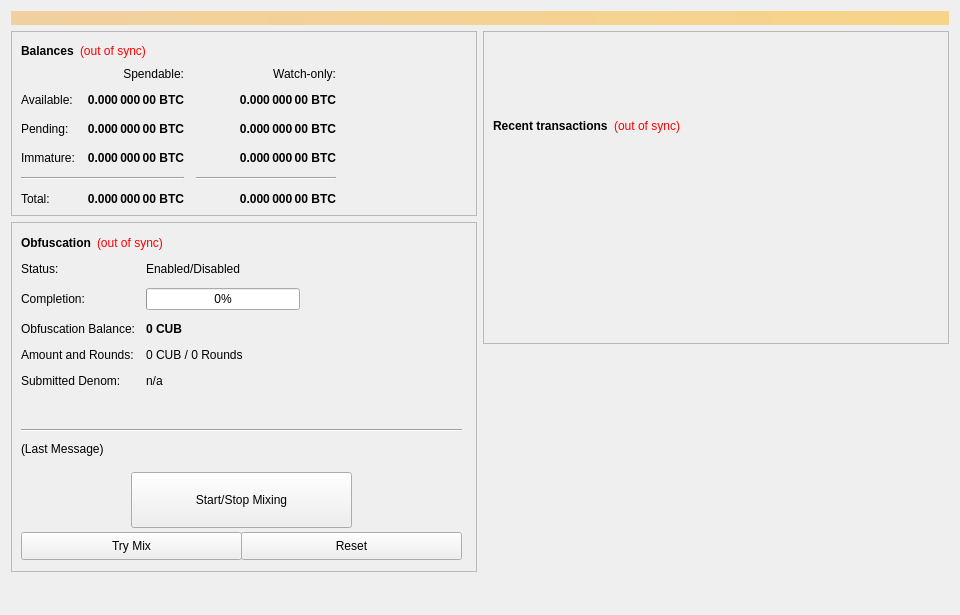
<?xml version="1.0" encoding="UTF-8"?>
<ui version="4.0">
 <class>OverviewPage</class>
 <widget class="QWidget" name="OverviewPage">
  <property name="geometry">
   <rect>
    <x>0</x>
    <y>0</y>
    <width>960</width>
    <height>615</height>
   </rect>
  </property>
  <property name="minimumSize">
   <size>
    <width>960</width>
    <height>0</height>
   </size>
  </property>
  <property name="windowTitle">
   <string>Form</string>
  </property>
  <layout class="QVBoxLayout" name="topLayout">
   <item>
    <widget class="QLabel" name="labelAlerts">
     <property name="visible">
      <bool>false</bool>
     </property>
     <property name="styleSheet">
      <string notr="true">background-color: qlineargradient(x1: 0, y1: 0, x2: 1, y2: 0, stop:0 #F0D0A0, stop:1 #F8D488); color:#000000;</string>
     </property>
     <property name="wordWrap">
      <bool>true</bool>
     </property>
     <property name="margin">
      <number>3</number>
     </property>
    </widget>
   </item>
   <item>
    <layout class="QHBoxLayout" name="horizontalLayout" stretch="1,1">
     <item>
      <layout class="QVBoxLayout" name="verticalLayout_2">
       <item>
        <widget class="QFrame" name="frame">
         <property name="frameShape">
          <enum>QFrame::StyledPanel</enum>
         </property>
         <property name="frameShadow">
          <enum>QFrame::Raised</enum>
         </property>
         <layout class="QVBoxLayout" name="verticalLayout_4">
          <item>
           <layout class="QHBoxLayout" name="horizontalLayout_4">
            <item>
             <widget class="QLabel" name="label_5">
              <property name="font">
               <font>
                <weight>75</weight>
                <bold>true</bold>
               </font>
              </property>
              <property name="text">
               <string>Balances</string>
              </property>
             </widget>
            </item>
            <item>
             <widget class="QLabel" name="labelWalletStatus">
              <property name="cursor">
               <cursorShape>WhatsThisCursor</cursorShape>
              </property>
              <property name="toolTip">
               <string>The displayed information may be out of date. Your wallet automatically synchronizes with the Cubex-Network after a connection is established, but this process has not completed yet.</string>
              </property>
              <property name="styleSheet">
               <string notr="true">QLabel { color: red; }</string>
              </property>
              <property name="text">
               <string notr="true">(out of sync)</string>
              </property>
              <property name="alignment">
               <set>Qt::AlignLeading|Qt::AlignLeft|Qt::AlignVCenter</set>
              </property>
             </widget>
            </item>
            <item>
             <spacer name="horizontalSpacer_3">
              <property name="orientation">
               <enum>Qt::Horizontal</enum>
              </property>
              <property name="sizeHint" stdset="0">
               <size>
                <width>40</width>
                <height>20</height>
               </size>
              </property>
             </spacer>
            </item>
           </layout>
          </item>
          <item>
           <layout class="QGridLayout" name="gridLayout">
            <property name="spacing">
             <number>12</number>
            </property>
            <item row="2" column="2">
             <widget class="QLabel" name="labelWatchPending">
              <property name="font">
               <font>
                <weight>75</weight>
                <bold>true</bold>
               </font>
              </property>
              <property name="cursor">
               <cursorShape>IBeamCursor</cursorShape>
              </property>
              <property name="toolTip">
               <string>Unconfirmed transactions to watch-only addresses</string>
              </property>
              <property name="text">
               <string notr="true">0.000 000 00 BTC</string>
              </property>
              <property name="alignment">
               <set>Qt::AlignRight|Qt::AlignTrailing|Qt::AlignVCenter</set>
              </property>
              <property name="textInteractionFlags">
               <set>Qt::LinksAccessibleByMouse|Qt::TextSelectableByKeyboard|Qt::TextSelectableByMouse</set>
              </property>
             </widget>
            </item>
            <item row="2" column="1">
             <widget class="QLabel" name="labelUnconfirmed">
              <property name="font">
               <font>
                <weight>75</weight>
                <bold>true</bold>
               </font>
              </property>
              <property name="cursor">
               <cursorShape>IBeamCursor</cursorShape>
              </property>
              <property name="toolTip">
               <string>Total of transactions that have yet to be confirmed, and do not yet count toward the spendable balance</string>
              </property>
              <property name="text">
               <string notr="true">0.000 000 00 BTC</string>
              </property>
              <property name="alignment">
               <set>Qt::AlignRight|Qt::AlignTrailing|Qt::AlignVCenter</set>
              </property>
              <property name="textInteractionFlags">
               <set>Qt::LinksAccessibleByMouse|Qt::TextSelectableByKeyboard|Qt::TextSelectableByMouse</set>
              </property>
             </widget>
            </item>
            <item row="3" column="2">
             <widget class="QLabel" name="labelWatchImmature">
              <property name="font">
               <font>
                <weight>75</weight>
                <bold>true</bold>
               </font>
              </property>
              <property name="cursor">
               <cursorShape>IBeamCursor</cursorShape>
              </property>
              <property name="toolTip">
               <string>Staked or masternode rewards in watch-only addresses that has not yet matured</string>
              </property>
              <property name="text">
               <string notr="true">0.000 000 00 BTC</string>
              </property>
              <property name="alignment">
               <set>Qt::AlignRight|Qt::AlignTrailing|Qt::AlignVCenter</set>
              </property>
              <property name="textInteractionFlags">
               <set>Qt::LinksAccessibleByMouse|Qt::TextSelectableByKeyboard|Qt::TextSelectableByMouse</set>
              </property>
             </widget>
            </item>
            <item row="4" column="0" colspan="2">
             <widget class="Line" name="lineSpendableBalance">
              <property name="orientation">
               <enum>Qt::Horizontal</enum>
              </property>
             </widget>
            </item>
            <item row="4" column="2">
             <widget class="Line" name="lineWatchBalance">
              <property name="sizePolicy">
               <sizepolicy hsizetype="Preferred" vsizetype="Fixed">
                <horstretch>0</horstretch>
                <verstretch>0</verstretch>
               </sizepolicy>
              </property>
              <property name="minimumSize">
               <size>
                <width>140</width>
                <height>0</height>
               </size>
              </property>
              <property name="orientation">
               <enum>Qt::Horizontal</enum>
              </property>
             </widget>
            </item>
            <item row="5" column="0">
             <widget class="QLabel" name="labelTotalText">
              <property name="text">
               <string>Total:</string>
              </property>
             </widget>
            </item>
            <item row="3" column="1">
             <widget class="QLabel" name="labelImmature">
              <property name="font">
               <font>
                <weight>75</weight>
                <bold>true</bold>
               </font>
              </property>
              <property name="cursor">
               <cursorShape>IBeamCursor</cursorShape>
              </property>
              <property name="toolTip">
               <string>Staked or masternode rewards that has not yet matured</string>
              </property>
              <property name="text">
               <string notr="true">0.000 000 00 BTC</string>
              </property>
              <property name="alignment">
               <set>Qt::AlignRight|Qt::AlignTrailing|Qt::AlignVCenter</set>
              </property>
              <property name="textInteractionFlags">
               <set>Qt::LinksAccessibleByMouse|Qt::TextSelectableByKeyboard|Qt::TextSelectableByMouse</set>
              </property>
             </widget>
            </item>
            <item row="2" column="3">
             <spacer name="horizontalSpacer_2">
              <property name="orientation">
               <enum>Qt::Horizontal</enum>
              </property>
              <property name="sizeHint" stdset="0">
               <size>
                <width>40</width>
                <height>20</height>
               </size>
              </property>
             </spacer>
            </item>
            <item row="3" column="0">
             <widget class="QLabel" name="labelImmatureText">
              <property name="text">
               <string>Immature:</string>
              </property>
             </widget>
            </item>
            <item row="5" column="1">
             <widget class="QLabel" name="labelTotal">
              <property name="font">
               <font>
                <weight>75</weight>
                <bold>true</bold>
               </font>
              </property>
              <property name="cursor">
               <cursorShape>IBeamCursor</cursorShape>
              </property>
              <property name="toolTip">
               <string>Your current total balance</string>
              </property>
              <property name="text">
               <string notr="true">0.000 000 00 BTC</string>
              </property>
              <property name="alignment">
               <set>Qt::AlignRight|Qt::AlignTrailing|Qt::AlignVCenter</set>
              </property>
              <property name="textInteractionFlags">
               <set>Qt::LinksAccessibleByMouse|Qt::TextSelectableByKeyboard|Qt::TextSelectableByMouse</set>
              </property>
             </widget>
            </item>
            <item row="5" column="2">
             <widget class="QLabel" name="labelWatchTotal">
              <property name="font">
               <font>
                <weight>75</weight>
                <bold>true</bold>
               </font>
              </property>
              <property name="cursor">
               <cursorShape>IBeamCursor</cursorShape>
              </property>
              <property name="toolTip">
               <string>Current total balance in watch-only addresses</string>
              </property>
              <property name="text">
               <string notr="true">0.000 000 00 BTC</string>
              </property>
              <property name="alignment">
               <set>Qt::AlignRight|Qt::AlignTrailing|Qt::AlignVCenter</set>
              </property>
              <property name="textInteractionFlags">
               <set>Qt::LinksAccessibleByMouse|Qt::TextSelectableByKeyboard|Qt::TextSelectableByMouse</set>
              </property>
             </widget>
            </item>
            <item row="0" column="2">
             <widget class="QLabel" name="labelWatchonly">
              <property name="text">
               <string>Watch-only:</string>
              </property>
              <property name="alignment">
               <set>Qt::AlignRight|Qt::AlignTrailing|Qt::AlignVCenter</set>
              </property>
             </widget>
            </item>
            <item row="1" column="0">
             <widget class="QLabel" name="labelBalanceText">
              <property name="text">
               <string>Available:</string>
              </property>
             </widget>
            </item>
            <item row="1" column="1">
             <widget class="QLabel" name="labelBalance">
              <property name="font">
               <font>
                <weight>75</weight>
                <bold>true</bold>
               </font>
              </property>
              <property name="cursor">
               <cursorShape>IBeamCursor</cursorShape>
              </property>
              <property name="toolTip">
               <string>Your current spendable balance</string>
              </property>
              <property name="text">
               <string notr="true">0.000 000 00 BTC</string>
              </property>
              <property name="alignment">
               <set>Qt::AlignRight|Qt::AlignTrailing|Qt::AlignVCenter</set>
              </property>
              <property name="textInteractionFlags">
               <set>Qt::LinksAccessibleByMouse|Qt::TextSelectableByKeyboard|Qt::TextSelectableByMouse</set>
              </property>
             </widget>
            </item>
            <item row="1" column="2">
             <widget class="QLabel" name="labelWatchAvailable">
              <property name="font">
               <font>
                <weight>75</weight>
                <bold>true</bold>
               </font>
              </property>
              <property name="cursor">
               <cursorShape>IBeamCursor</cursorShape>
              </property>
              <property name="toolTip">
               <string>Your current balance in watch-only addresses</string>
              </property>
              <property name="text">
               <string notr="true">0.000 000 00 BTC</string>
              </property>
              <property name="alignment">
               <set>Qt::AlignRight|Qt::AlignTrailing|Qt::AlignVCenter</set>
              </property>
              <property name="textInteractionFlags">
               <set>Qt::LinksAccessibleByMouse|Qt::TextSelectableByKeyboard|Qt::TextSelectableByMouse</set>
              </property>
             </widget>
            </item>
            <item row="2" column="0">
             <widget class="QLabel" name="labelPendingText">
              <property name="text">
               <string>Pending:</string>
              </property>
             </widget>
            </item>
            <item row="0" column="1">
             <widget class="QLabel" name="labelSpendable">
              <property name="text">
               <string>Spendable:</string>
              </property>
              <property name="alignment">
               <set>Qt::AlignRight|Qt::AlignTrailing|Qt::AlignVCenter</set>
              </property>
             </widget>
            </item>
           </layout>
          </item>
         </layout>
        </widget>
       </item>
       <item>
        <widget class="QFrame" name="frameObfuscation">
         <property name="minimumSize">
          <size>
           <width>0</width>
           <height>350</height>
          </size>
         </property>
         <property name="layoutDirection">
          <enum>Qt::LeftToRight</enum>
         </property>
         <property name="frameShape">
          <enum>QFrame::StyledPanel</enum>
         </property>
         <property name="frameShadow">
          <enum>QFrame::Raised</enum>
         </property>
         <widget class="QWidget" name="formLayoutWidget">
          <property name="geometry">
           <rect>
            <x>10</x>
            <y>40</y>
            <width>451</width>
            <height>161</height>
           </rect>
          </property>
          <layout class="QFormLayout" name="formLayout">
           <property name="fieldGrowthPolicy">
            <enum>QFormLayout::AllNonFixedFieldsGrow</enum>
           </property>
           <property name="horizontalSpacing">
            <number>11</number>
           </property>
           <property name="verticalSpacing">
            <number>12</number>
           </property>
           <item row="0" column="0">
            <widget class="QLabel" name="label_6">
             <property name="text">
              <string>Status:</string>
             </property>
            </widget>
           </item>
           <item row="1" column="0">
            <widget class="QLabel" name="label_7">
             <property name="text">
              <string>Completion:</string>
             </property>
            </widget>
           </item>
           <item row="1" column="1">
            <widget class="QProgressBar" name="obfuscationProgress">
             <property name="maximumSize">
              <size>
               <width>154</width>
               <height>16777215</height>
              </size>
             </property>
             <property name="value">
              <number>0</number>
             </property>
            </widget>
           </item>
           <item row="2" column="0">
            <widget class="QLabel" name="labelAnonymizedText">
             <property name="text">
              <string>Obfuscation Balance:</string>
             </property>
            </widget>
           </item>
           <item row="2" column="1">
            <widget class="QLabel" name="labelAnonymized">
             <property name="font">
              <font>
               <weight>75</weight>
               <bold>true</bold>
              </font>
             </property>
             <property name="text">
              <string notr="true">0 CUB</string>
             </property>
            </widget>
           </item>
           <item row="3" column="0">
            <widget class="QLabel" name="label_8">
             <property name="text">
              <string>Amount and Rounds:</string>
             </property>
            </widget>
           </item>
           <item row="3" column="1">
            <widget class="QLabel" name="labelAmountRounds">
             <property name="text">
              <string>0 CUB / 0 Rounds</string>
             </property>
            </widget>
           </item>
           <item row="4" column="0">
            <widget class="QLabel" name="label_9">
             <property name="text">
              <string>Submitted Denom:</string>
             </property>
            </widget>
           </item>
           <item row="4" column="1">
            <widget class="QLabel" name="labelSubmittedDenom">
             <property name="toolTip">
              <string>The denominations you submitted to the Masternode.&lt;br&gt;To mix, other users must submit the exact same denominations.</string>
             </property>
             <property name="text">
              <string>n/a</string>
             </property>
            </widget>
           </item>
           <item row="0" column="1">
            <widget class="QLabel" name="obfuscationEnabled">
             <property name="text">
              <string>Enabled/Disabled</string>
             </property>
            </widget>
           </item>
          </layout>
         </widget>
         <widget class="QPushButton" name="runAutoDenom">
          <property name="geometry">
           <rect>
            <x>251</x>
            <y>17</y>
            <width>1</width>
            <height>1</height>
           </rect>
          </property>
          <property name="palette">
           <palette>
            <active>
             <colorrole role="WindowText">
              <brush brushstyle="SolidPattern">
               <color alpha="255">
                <red>0</red>
                <green>0</green>
                <blue>0</blue>
               </color>
              </brush>
             </colorrole>
             <colorrole role="Button">
              <brush brushstyle="SolidPattern">
               <color alpha="255">
                <red>239</red>
                <green>238</green>
                <blue>238</blue>
               </color>
              </brush>
             </colorrole>
             <colorrole role="Light">
              <brush brushstyle="SolidPattern">
               <color alpha="255">
                <red>255</red>
                <green>255</green>
                <blue>255</blue>
               </color>
              </brush>
             </colorrole>
             <colorrole role="Midlight">
              <brush brushstyle="SolidPattern">
               <color alpha="255">
                <red>247</red>
                <green>246</green>
                <blue>246</blue>
               </color>
              </brush>
             </colorrole>
             <colorrole role="Dark">
              <brush brushstyle="SolidPattern">
               <color alpha="255">
                <red>119</red>
                <green>119</green>
                <blue>119</blue>
               </color>
              </brush>
             </colorrole>
             <colorrole role="Mid">
              <brush brushstyle="SolidPattern">
               <color alpha="255">
                <red>159</red>
                <green>159</green>
                <blue>159</blue>
               </color>
              </brush>
             </colorrole>
             <colorrole role="Text">
              <brush brushstyle="SolidPattern">
               <color alpha="255">
                <red>0</red>
                <green>0</green>
                <blue>0</blue>
               </color>
              </brush>
             </colorrole>
             <colorrole role="BrightText">
              <brush brushstyle="SolidPattern">
               <color alpha="255">
                <red>255</red>
                <green>255</green>
                <blue>255</blue>
               </color>
              </brush>
             </colorrole>
             <colorrole role="ButtonText">
              <brush brushstyle="SolidPattern">
               <color alpha="255">
                <red>0</red>
                <green>0</green>
                <blue>0</blue>
               </color>
              </brush>
             </colorrole>
             <colorrole role="Base">
              <brush brushstyle="SolidPattern">
               <color alpha="255">
                <red>255</red>
                <green>255</green>
                <blue>255</blue>
               </color>
              </brush>
             </colorrole>
             <colorrole role="Window">
              <brush brushstyle="SolidPattern">
               <color alpha="255">
                <red>239</red>
                <green>238</green>
                <blue>238</blue>
               </color>
              </brush>
             </colorrole>
             <colorrole role="Shadow">
              <brush brushstyle="SolidPattern">
               <color alpha="255">
                <red>0</red>
                <green>0</green>
                <blue>0</blue>
               </color>
              </brush>
             </colorrole>
             <colorrole role="AlternateBase">
              <brush brushstyle="SolidPattern">
               <color alpha="255">
                <red>247</red>
                <green>246</green>
                <blue>246</blue>
               </color>
              </brush>
             </colorrole>
             <colorrole role="ToolTipBase">
              <brush brushstyle="SolidPattern">
               <color alpha="255">
                <red>255</red>
                <green>255</green>
                <blue>220</blue>
               </color>
              </brush>
             </colorrole>
             <colorrole role="ToolTipText">
              <brush brushstyle="SolidPattern">
               <color alpha="255">
                <red>0</red>
                <green>0</green>
                <blue>0</blue>
               </color>
              </brush>
             </colorrole>
            </active>
            <inactive>
             <colorrole role="WindowText">
              <brush brushstyle="SolidPattern">
               <color alpha="255">
                <red>0</red>
                <green>0</green>
                <blue>0</blue>
               </color>
              </brush>
             </colorrole>
             <colorrole role="Button">
              <brush brushstyle="SolidPattern">
               <color alpha="255">
                <red>239</red>
                <green>238</green>
                <blue>238</blue>
               </color>
              </brush>
             </colorrole>
             <colorrole role="Light">
              <brush brushstyle="SolidPattern">
               <color alpha="255">
                <red>255</red>
                <green>255</green>
                <blue>255</blue>
               </color>
              </brush>
             </colorrole>
             <colorrole role="Midlight">
              <brush brushstyle="SolidPattern">
               <color alpha="255">
                <red>247</red>
                <green>246</green>
                <blue>246</blue>
               </color>
              </brush>
             </colorrole>
             <colorrole role="Dark">
              <brush brushstyle="SolidPattern">
               <color alpha="255">
                <red>119</red>
                <green>119</green>
                <blue>119</blue>
               </color>
              </brush>
             </colorrole>
             <colorrole role="Mid">
              <brush brushstyle="SolidPattern">
               <color alpha="255">
                <red>159</red>
                <green>159</green>
                <blue>159</blue>
               </color>
              </brush>
             </colorrole>
             <colorrole role="Text">
              <brush brushstyle="SolidPattern">
               <color alpha="255">
                <red>0</red>
                <green>0</green>
                <blue>0</blue>
               </color>
              </brush>
             </colorrole>
             <colorrole role="BrightText">
              <brush brushstyle="SolidPattern">
               <color alpha="255">
                <red>255</red>
                <green>255</green>
                <blue>255</blue>
               </color>
              </brush>
             </colorrole>
             <colorrole role="ButtonText">
              <brush brushstyle="SolidPattern">
               <color alpha="255">
                <red>0</red>
                <green>0</green>
                <blue>0</blue>
               </color>
              </brush>
             </colorrole>
             <colorrole role="Base">
              <brush brushstyle="SolidPattern">
               <color alpha="255">
                <red>255</red>
                <green>255</green>
                <blue>255</blue>
               </color>
              </brush>
             </colorrole>
             <colorrole role="Window">
              <brush brushstyle="SolidPattern">
               <color alpha="255">
                <red>239</red>
                <green>238</green>
                <blue>238</blue>
               </color>
              </brush>
             </colorrole>
             <colorrole role="Shadow">
              <brush brushstyle="SolidPattern">
               <color alpha="255">
                <red>0</red>
                <green>0</green>
                <blue>0</blue>
               </color>
              </brush>
             </colorrole>
             <colorrole role="AlternateBase">
              <brush brushstyle="SolidPattern">
               <color alpha="255">
                <red>247</red>
                <green>246</green>
                <blue>246</blue>
               </color>
              </brush>
             </colorrole>
             <colorrole role="ToolTipBase">
              <brush brushstyle="SolidPattern">
               <color alpha="255">
                <red>255</red>
                <green>255</green>
                <blue>220</blue>
               </color>
              </brush>
             </colorrole>
             <colorrole role="ToolTipText">
              <brush brushstyle="SolidPattern">
               <color alpha="255">
                <red>0</red>
                <green>0</green>
                <blue>0</blue>
               </color>
              </brush>
             </colorrole>
            </inactive>
            <disabled>
             <colorrole role="WindowText">
              <brush brushstyle="SolidPattern">
               <color alpha="255">
                <red>119</red>
                <green>119</green>
                <blue>119</blue>
               </color>
              </brush>
             </colorrole>
             <colorrole role="Button">
              <brush brushstyle="SolidPattern">
               <color alpha="255">
                <red>239</red>
                <green>238</green>
                <blue>238</blue>
               </color>
              </brush>
             </colorrole>
             <colorrole role="Light">
              <brush brushstyle="SolidPattern">
               <color alpha="255">
                <red>255</red>
                <green>255</green>
                <blue>255</blue>
               </color>
              </brush>
             </colorrole>
             <colorrole role="Midlight">
              <brush brushstyle="SolidPattern">
               <color alpha="255">
                <red>247</red>
                <green>246</green>
                <blue>246</blue>
               </color>
              </brush>
             </colorrole>
             <colorrole role="Dark">
              <brush brushstyle="SolidPattern">
               <color alpha="255">
                <red>119</red>
                <green>119</green>
                <blue>119</blue>
               </color>
              </brush>
             </colorrole>
             <colorrole role="Mid">
              <brush brushstyle="SolidPattern">
               <color alpha="255">
                <red>159</red>
                <green>159</green>
                <blue>159</blue>
               </color>
              </brush>
             </colorrole>
             <colorrole role="Text">
              <brush brushstyle="SolidPattern">
               <color alpha="255">
                <red>119</red>
                <green>119</green>
                <blue>119</blue>
               </color>
              </brush>
             </colorrole>
             <colorrole role="BrightText">
              <brush brushstyle="SolidPattern">
               <color alpha="255">
                <red>255</red>
                <green>255</green>
                <blue>255</blue>
               </color>
              </brush>
             </colorrole>
             <colorrole role="ButtonText">
              <brush brushstyle="SolidPattern">
               <color alpha="255">
                <red>119</red>
                <green>119</green>
                <blue>119</blue>
               </color>
              </brush>
             </colorrole>
             <colorrole role="Base">
              <brush brushstyle="SolidPattern">
               <color alpha="255">
                <red>239</red>
                <green>238</green>
                <blue>238</blue>
               </color>
              </brush>
             </colorrole>
             <colorrole role="Window">
              <brush brushstyle="SolidPattern">
               <color alpha="255">
                <red>239</red>
                <green>238</green>
                <blue>238</blue>
               </color>
              </brush>
             </colorrole>
             <colorrole role="Shadow">
              <brush brushstyle="SolidPattern">
               <color alpha="255">
                <red>0</red>
                <green>0</green>
                <blue>0</blue>
               </color>
              </brush>
             </colorrole>
             <colorrole role="AlternateBase">
              <brush brushstyle="SolidPattern">
               <color alpha="255">
                <red>239</red>
                <green>238</green>
                <blue>238</blue>
               </color>
              </brush>
             </colorrole>
             <colorrole role="ToolTipBase">
              <brush brushstyle="SolidPattern">
               <color alpha="255">
                <red>255</red>
                <green>255</green>
                <blue>220</blue>
               </color>
              </brush>
             </colorrole>
             <colorrole role="ToolTipText">
              <brush brushstyle="SolidPattern">
               <color alpha="255">
                <red>0</red>
                <green>0</green>
                <blue>0</blue>
               </color>
              </brush>
             </colorrole>
            </disabled>
           </palette>
          </property>
          <property name="focusPolicy">
           <enum>Qt::NoFocus</enum>
          </property>
          <property name="autoFillBackground">
           <bool>true</bool>
          </property>
          <property name="text">
           <string/>
          </property>
          <property name="flat">
           <bool>true</bool>
          </property>
         </widget>
         <widget class="QPushButton" name="toggleObfuscation">
          <property name="geometry">
           <rect>
            <x>120</x>
            <y>250</y>
            <width>221</width>
            <height>56</height>
           </rect>
          </property>
          <property name="sizePolicy">
           <sizepolicy hsizetype="MinimumExpanding" vsizetype="Fixed">
            <horstretch>0</horstretch>
            <verstretch>0</verstretch>
           </sizepolicy>
          </property>
          <property name="text">
           <string>Start/Stop Mixing</string>
          </property>
         </widget>
         <widget class="Line" name="lineLastMessage">
          <property name="geometry">
           <rect>
            <x>10</x>
            <y>200</y>
            <width>441</width>
            <height>16</height>
           </rect>
          </property>
          <property name="orientation">
           <enum>Qt::Horizontal</enum>
          </property>
         </widget>
         <widget class="QLabel" name="obfuscationStatus">
          <property name="geometry">
           <rect>
            <x>10</x>
            <y>220</y>
            <width>451</width>
            <height>61</height>
           </rect>
          </property>
          <property name="minimumSize">
           <size>
            <width>288</width>
            <height>43</height>
           </size>
          </property>
          <property name="text">
           <string>(Last Message)</string>
          </property>
          <property name="alignment">
           <set>Qt::AlignLeading|Qt::AlignLeft|Qt::AlignTop</set>
          </property>
          <property name="wordWrap">
           <bool>true</bool>
          </property>
         </widget>
         <widget class="QPushButton" name="obfuscationAuto">
          <property name="geometry">
           <rect>
            <x>10</x>
            <y>310</y>
            <width>221</width>
            <height>28</height>
           </rect>
          </property>
          <property name="sizePolicy">
           <sizepolicy hsizetype="MinimumExpanding" vsizetype="Fixed">
            <horstretch>0</horstretch>
            <verstretch>0</verstretch>
           </sizepolicy>
          </property>
          <property name="toolTip">
           <string>Try to manually submit a Obfuscation request.</string>
          </property>
          <property name="text">
           <string>Try Mix</string>
          </property>
         </widget>
         <widget class="QPushButton" name="obfuscationReset">
          <property name="geometry">
           <rect>
            <x>230</x>
            <y>310</y>
            <width>221</width>
            <height>28</height>
           </rect>
          </property>
          <property name="sizePolicy">
           <sizepolicy hsizetype="MinimumExpanding" vsizetype="Fixed">
            <horstretch>0</horstretch>
            <verstretch>0</verstretch>
           </sizepolicy>
          </property>
          <property name="toolTip">
           <string>Reset the current status of Obfuscation (can interrupt Obfuscation if it's in the process of Mixing, which can cost you money!)</string>
          </property>
          <property name="autoFillBackground">
           <bool>false</bool>
          </property>
          <property name="text">
           <string>Reset</string>
          </property>
         </widget>
         <widget class="QWidget" name="layoutWidget">
          <property name="geometry">
           <rect>
            <x>10</x>
            <y>10</y>
            <width>431</width>
            <height>22</height>
           </rect>
          </property>
          <layout class="QHBoxLayout" name="horizontalLayout_5">
           <item>
            <widget class="QLabel" name="label_2">
             <property name="font">
              <font>
               <weight>75</weight>
               <bold>true</bold>
              </font>
             </property>
             <property name="text">
              <string>Obfuscation</string>
             </property>
            </widget>
           </item>
           <item>
            <widget class="QLabel" name="labelObfuscationSyncStatus">
             <property name="toolTip">
              <string>The displayed information may be out of date. Your wallet automatically synchronizes with the Cubex-Network after a connection is established, but this process has not completed yet.</string>
             </property>
             <property name="styleSheet">
              <string notr="true">QLabel { color: red; }</string>
             </property>
             <property name="text">
              <string notr="true">(out of sync)</string>
             </property>
             <property name="alignment">
              <set>Qt::AlignLeading|Qt::AlignLeft|Qt::AlignVCenter</set>
             </property>
            </widget>
           </item>
           <item>
            <spacer name="horizontalSpacer_4">
             <property name="orientation">
              <enum>Qt::Horizontal</enum>
             </property>
             <property name="sizeHint" stdset="0">
              <size>
               <width>40</width>
               <height>20</height>
              </size>
             </property>
            </spacer>
           </item>
          </layout>
         </widget>
        </widget>
       </item>
       <item>
        <spacer name="verticalSpacer">
         <property name="orientation">
          <enum>Qt::Vertical</enum>
         </property>
         <property name="sizeHint" stdset="0">
          <size>
           <width>20</width>
           <height>40</height>
          </size>
         </property>
        </spacer>
       </item>
      </layout>
     </item>
     <item>
      <layout class="QVBoxLayout" name="verticalLayout_3">
       <item>
        <widget class="QFrame" name="frame_2">
         <property name="frameShape">
          <enum>QFrame::StyledPanel</enum>
         </property>
         <property name="frameShadow">
          <enum>QFrame::Raised</enum>
         </property>
         <layout class="QVBoxLayout" name="verticalLayout">
          <item>
           <spacer name="verticalSpacer_3">
            <property name="orientation">
             <enum>Qt::Vertical</enum>
            </property>
            <property name="sizeType">
             <enum>QSizePolicy::Fixed</enum>
            </property>
            <property name="sizeHint" stdset="0">
             <size>
              <width>20</width>
              <height>75</height>
             </size>
            </property>
           </spacer>
          </item>
          <item>
           <layout class="QHBoxLayout" name="horizontalLayout_2">
            <item>
             <widget class="QLabel" name="label_4">
              <property name="font">
               <font>
                <weight>75</weight>
                <bold>true</bold>
               </font>
              </property>
              <property name="text">
               <string>Recent transactions</string>
              </property>
             </widget>
            </item>
            <item>
             <widget class="QLabel" name="labelTransactionsStatus">
              <property name="cursor">
               <cursorShape>WhatsThisCursor</cursorShape>
              </property>
              <property name="toolTip">
               <string>The displayed information may be out of date. Your wallet automatically synchronizes with the Cubex-Network  after a connection is established, but this process has not completed yet.</string>
              </property>
              <property name="styleSheet">
               <string notr="true">QLabel { color: red; }</string>
              </property>
              <property name="text">
               <string notr="true">(out of sync)</string>
              </property>
              <property name="alignment">
               <set>Qt::AlignRight|Qt::AlignTrailing|Qt::AlignVCenter</set>
              </property>
             </widget>
            </item>
            <item>
             <spacer name="horizontalSpacer">
              <property name="orientation">
               <enum>Qt::Horizontal</enum>
              </property>
              <property name="sizeHint" stdset="0">
               <size>
                <width>40</width>
                <height>20</height>
               </size>
              </property>
             </spacer>
            </item>
           </layout>
          </item>
          <item>
           <widget class="QListView" name="listTransactions">
            <property name="styleSheet">
             <string notr="true">QListView { background: transparent; }</string>
            </property>
            <property name="frameShape">
             <enum>QFrame::NoFrame</enum>
            </property>
            <property name="verticalScrollBarPolicy">
             <enum>Qt::ScrollBarAlwaysOff</enum>
            </property>
            <property name="horizontalScrollBarPolicy">
             <enum>Qt::ScrollBarAlwaysOff</enum>
            </property>
            <property name="selectionMode">
             <enum>QAbstractItemView::NoSelection</enum>
            </property>
           </widget>
          </item>
         </layout>
        </widget>
       </item>
       <item>
        <spacer name="verticalSpacer_2">
         <property name="orientation">
          <enum>Qt::Vertical</enum>
         </property>
         <property name="sizeType">
          <enum>QSizePolicy::Expanding</enum>
         </property>
         <property name="sizeHint" stdset="0">
          <size>
           <width>20</width>
           <height>40</height>
          </size>
         </property>
        </spacer>
       </item>
      </layout>
     </item>
    </layout>
   </item>
  </layout>
 </widget>
 <resources/>
 <connections/>
</ui>
